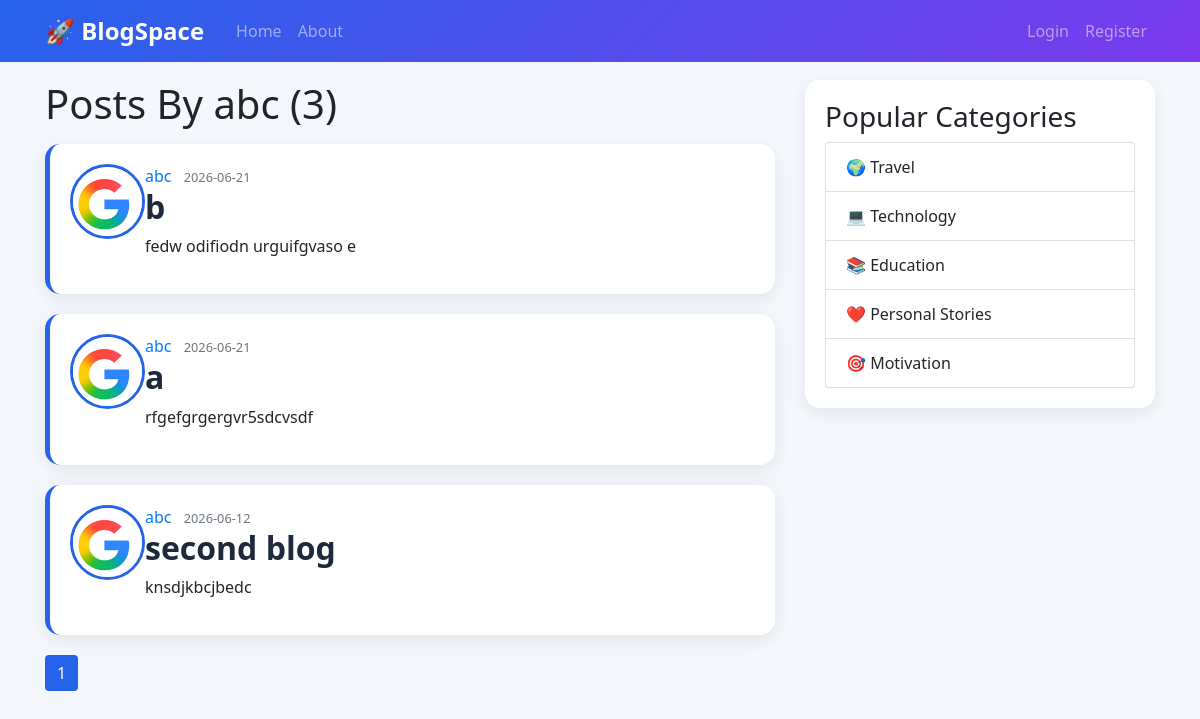
Before: /user/abc with the older database file.
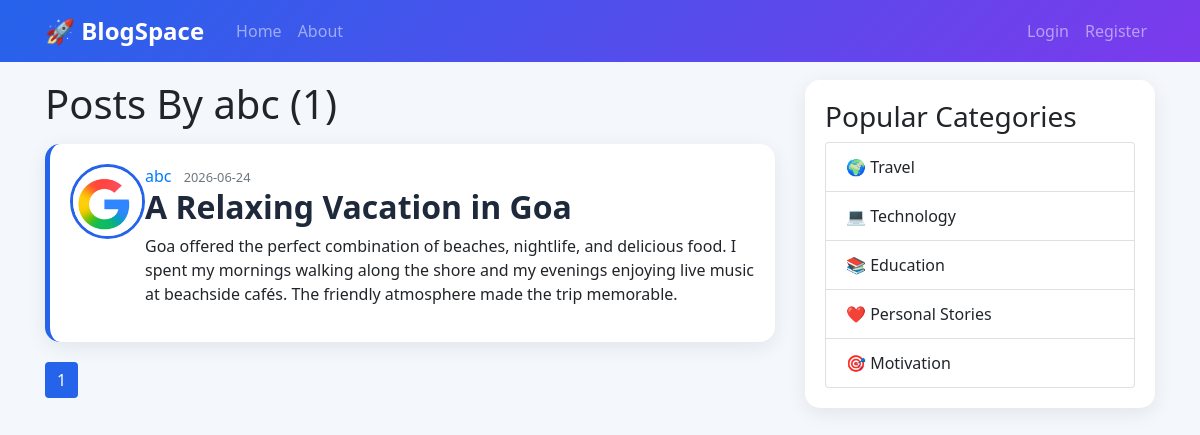
After: the same page with the newer database file.
### flaskblog/models.py (models this page shows, shortened)
class Post(db.Model):
    id=db.Column(db.Integer, primary_key=True)
    title=db.Column(db.String(100), nullable=False)
    date_posted=db.Column(db.DateTime, nullable=False, default=datetime.utcnow)
    content=db.Column(db.Text, nullable=False)
    user_id=db.Column(db.Integer, db.ForeignKey('user.id'), nullable=False)

class User(db.Model, UserMixin):
    id=db.Column(db.Integer, primary_key=True)
    username=db.Column(db.String(20), unique=True, nullable=False)
    email=db.Column(db.String(120), unique=True, nullable=False)
    image=db.Column(db.String(20), nullable=False, default='default.jpg')
    password=db.Column(db.String(60), nullable=False)
    posts=db.relationship('Post', backref='author', lazy=True) # This line defines a relationship between the User model and the Post model. It indicates that a user can have multiple posts. The backref parameter creates a virtual column in the Post model called 'author' that allows us to access the user who created a post. The lazy=True parameter means that the related posts will be loaded from the database only when they are accessed, rather than being loaded immediately when the user is queried.
    ''''
    @staticmethod
    def get_reset_token(self,expires_sec=1800):
        s= Serializer(app.config['SECRET_KEY'], expires_sec)
        return s.dumps({'used_id':self.id}).decode('utf-8')

    def verify_reset_token(token):
        s= Serializer(app.config['SECRET_KEY'])
        try:
            user_id=s.load(token)['used_id']
        except:
            return None
        return User.query.get(user_id)
    '''
    def get_reset_token(self):
        s = Serializer(current_app.config['SECRET_KEY'])
        return s.dumps({'user_id': self.id})
    @staticmethod
    def verify_reset_token(token):
        s = Serializer(current_app.config['SECRET_KEY'])
        try:
            user_id = s.loads(token, max_age=1800)['user_id']
        except Exception:
            return None
        return User.query.get(user_id)
    def __repr__(self):
        return f"User('{self.username}', '{self.email}', '{self.image}')"

### flaskblog/users/routes.py (the view)
@users.route("/user/<string:username>")
def user_posts(username):
    page=request.args.get('page',1,type=int) # This line retrieves the value of the "page" parameter from the query string of the request. If the "page" parameter is not present in the query string, it defaults to 1. The type=int argument ensures that the retrieved value is converted to an integer. This is used for pagination, allowing users to navigate through different pages of posts.
    user=User.query.filter_by(username=username).first_or_404()
    posts=Post.query.filter_by(author=user)\
        .order_by(Post.date_posted.desc())\
        .paginate(page=page,per_page=3)   # This line queries the database to retrieve all the posts stored in the Post table. It uses SQLAlchemy's query interface to access the Post model and calls the all() method to get a list of all Post objects from the database. The retrieved posts are then stored in the posts variable, which can be passed to the template for rendering.
    return render_template('user_posts.html',posts=posts,user=user)

### flaskblog/templates/user_posts.html
{% extends 'layout.html' %}
{% block content %}
    <h1 class="mb-3">Posts By {{user.username}} ({{posts.total}})</h1>
  {% for post in posts.items %}
    <article class="media content-section">
      <img class="rounded-circle article-img"  src="{{ url_for('static', filename='profile_pics/' + post.author.image) }}" />
      <div class="media-body">
        <div class="article-metadata">
          <a class="mr-2" href="{{ url_for('users.user_posts',username=post.author.username)}}">{{ post.author.username }}</a>
          <small class="text-muted">{{ post.date_posted.strftime('%Y-%m-%d') }}</small>
        </div>
        <h2><a class="article-title" href="{{ url_for('posts.post', post_id=post.id) }}">{{ post.title }}</a></h2>
        <p class="article-content">{{ post.content }}</p>
      </div>
    </article>
  {% endfor %}
  {% for page_num in posts.iter_pages(left_edge=1, right_edge=1, left_current=1, right_current=2) %}
    {% if page_num %}
      {% if posts.page == page_num %}
        <a class="btn btn-info mb-10" href="{{ url_for('users.user_posts', username=user.username , page=page_num) }}">{{ page_num }}</a>
      {% else %}
        <a class="btn btn-outline-info mb-10" href="{{ url_for('users.user_posts', username=user.username,page=page_num) }}">{{ page_num }}</a>
      {% endif %}
    {% else %}
      ...
    {% endif %}
  {% endfor %}
{% endblock %}

Changed rows visible on the page:
removed Post: image (picture), author.username "abc", date_posted "2026-06-21", title "b", content "fedw odifiodn urguifgvaso e"
removed Post: image (picture), author.username "abc", date_posted "2026-06-21", title "a", content "rfgefgrgergvr5sdcvsdf"
changed Post "abc": date_posted "2026-06-12" → "2026-06-24"; title "second blog" → "A Relaxing Vacation in Goa"; content "knsdjkbcjbedc" → "Goa offered the perfect combination of beaches, nightlife, and delicious food. I spent my mornings walking along the shore and my evenings enjoying live music at beachside cafés. The friendly atmosphere made the trip memorable."
Other visible differences:
{{ posts.total }}: "3" → "1"
